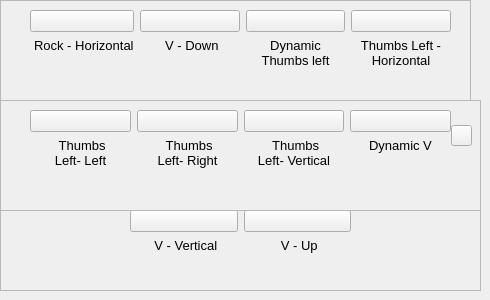
                  <widget class="QWidget" name="Dynamic_Page1">
                   <widget class="QFrame" name="frame_43">
                    <property name="geometry">
                     <rect>
                      <x>0</x>
                      <y>0</y>
                      <width>471</width>
                      <height>101</height>
                     </rect>
                    </property>
                    <property name="styleSheet">
                     <string notr="true"/>
                    </property>
                    <property name="frameShape">
                     <enum>QFrame::StyledPanel</enum>
                    </property>
                    <property name="frameShadow">
                     <enum>QFrame::Raised</enum>
                    </property>
                    <widget class="QWidget" name="layoutWidget_21">
                     <property name="geometry">
                      <rect>
                       <x>30</x>
                       <y>10</y>
                       <width>421</width>
                       <height>150</height>
                      </rect>
                     </property>
                     <layout class="QGridLayout" name="gridLayout_14">
                      <item row="0" column="3">
                       <widget class="QPushButton" name="pushButton_134">
                        <property name="text">
                         <string/>
                        </property>
                        <property name="icon">
                         <iconset resource="Resources.qrc">
                          <normaloff>:/Gestures/Icons2/Dynamic hand gestures/3_22-23.png</normaloff>:/Gestures/Icons2/Dynamic hand gestures/3_22-23.png</iconset>
                        </property>
                        <property name="iconSize">
                         <size>
                          <width>70</width>
                          <height>40</height>
                         </size>
                        </property>
                       </widget>
                      </item>
                      <item row="1" column="3">
                       <widget class="QLabel" name="label_66">
                        <property name="font">
                         <font>
                          <pointsize>10</pointsize>
                         </font>
                        </property>
                        <property name="text">
                         <string>Thumbs Left - 
Horizontal</string>
                        </property>
                        <property name="alignment">
                         <set>Qt::AlignHCenter|Qt::AlignTop</set>
                        </property>
                       </widget>
                      </item>
                      <item row="1" column="1">
                       <widget class="QLabel" name="label_64">
                        <property name="font">
                         <font>
                          <pointsize>10</pointsize>
                         </font>
                        </property>
                        <property name="text">
                         <string> V - Down</string>
                        </property>
                        <property name="alignment">
                         <set>Qt::AlignHCenter|Qt::AlignTop</set>
                        </property>
                       </widget>
                      </item>
                      <item row="1" column="2">
                       <widget class="QLabel" name="label_65">
                        <property name="font">
                         <font>
                          <pointsize>10</pointsize>
                         </font>
                        </property>
                        <property name="text">
                         <string>Dynamic
Thumbs left</string>
                        </property>
                        <property name="alignment">
                         <set>Qt::AlignHCenter|Qt::AlignTop</set>
                        </property>
                       </widget>
                      </item>
                      <item row="0" column="1">
                       <widget class="QPushButton" name="pushButton_132">
                        <property name="text">
                         <string/>
                        </property>
                        <property name="icon">
                         <iconset resource="Resources.qrc">
                          <normaloff>:/Gestures/Icons2/Dynamic hand gestures/4_29.png</normaloff>:/Gestures/Icons2/Dynamic hand gestures/4_29.png</iconset>
                        </property>
                        <property name="iconSize">
                         <size>
                          <width>70</width>
                          <height>40</height>
                         </size>
                        </property>
                       </widget>
                      </item>
                      <item row="1" column="0">
                       <widget class="QLabel" name="label_63">
                        <property name="font">
                         <font>
                          <pointsize>10</pointsize>
                         </font>
                        </property>
                        <property name="text">
                         <string> Rock - Horizontal</string>
                        </property>
                        <property name="alignment">
                         <set>Qt::AlignHCenter|Qt::AlignTop</set>
                        </property>
                       </widget>
                      </item>
                      <item row="0" column="2">
                       <widget class="QPushButton" name="pushButton_133">
                        <property name="text">
                         <string/>
                        </property>
                        <property name="icon">
                         <iconset resource="Resources.qrc">
                          <normaloff>:/Gestures/Icons2/Dynamic hand gestures/3_22-23-24-25.png</normaloff>:/Gestures/Icons2/Dynamic hand gestures/3_22-23-24-25.png</iconset>
                        </property>
                        <property name="iconSize">
                         <size>
                          <width>70</width>
                          <height>40</height>
                         </size>
                        </property>
                       </widget>
                      </item>
                      <item row="0" column="0">
                       <widget class="QPushButton" name="pushButton_131">
                        <property name="text">
                         <string/>
                        </property>
                        <property name="icon">
                         <iconset resource="Resources.qrc">
                          <normaloff>:/Gestures/Icons2/Dynamic hand gestures/2_18-19.png</normaloff>:/Gestures/Icons2/Dynamic hand gestures/2_18-19.png</iconset>
                        </property>
                        <property name="iconSize">
                         <size>
                          <width>70</width>
                          <height>50</height>
                         </size>
                        </property>
                       </widget>
                      </item>
                     </layout>
                    </widget>
                   </widget>
                   <widget class="QFrame" name="frame_44">
                    <property name="geometry">
                     <rect>
                      <x>0</x>
                      <y>210</y>
                      <width>481</width>
                      <height>81</height>
                     </rect>
                    </property>
                    <property name="styleSheet">
                     <string notr="true"/>
                    </property>
                    <property name="frameShape">
                     <enum>QFrame::StyledPanel</enum>
                    </property>
                    <property name="frameShadow">
                     <enum>QFrame::Raised</enum>
                    </property>
                    <widget class="QWidget" name="layoutWidget_22">
                     <property name="geometry">
                      <rect>
                       <x>130</x>
                       <y>0</y>
                       <width>221</width>
                       <height>101</height>
                      </rect>
                     </property>
                     <layout class="QGridLayout" name="gridLayout_15">
                      <item row="0" column="0">
                       <widget class="QPushButton" name="pushButton_135">
                        <property name="text">
                         <string/>
                        </property>
                        <property name="icon">
                         <iconset resource="Resources.qrc">
                          <normaloff>:/Gestures/Icons2/Dynamic hand gestures/4_28-29.png</normaloff>:/Gestures/Icons2/Dynamic hand gestures/4_28-29.png</iconset>
                        </property>
                        <property name="iconSize">
                         <size>
                          <width>70</width>
                          <height>45</height>
                         </size>
                        </property>
                       </widget>
                      </item>
                      <item row="0" column="1">
                       <widget class="QPushButton" name="pushButton_136">
                        <property name="text">
                         <string/>
                        </property>
                        <property name="icon">
                         <iconset resource="Resources.qrc">
                          <normaloff>:/Gestures/Icons2/Dynamic hand gestures/4_28.png</normaloff>:/Gestures/Icons2/Dynamic hand gestures/4_28.png</iconset>
                        </property>
                        <property name="iconSize">
                         <size>
                          <width>70</width>
                          <height>50</height>
                         </size>
                        </property>
                       </widget>
                      </item>
                      <item row="1" column="0">
                       <widget class="QLabel" name="label_67">
                        <property name="font">
                         <font>
                          <pointsize>10</pointsize>
                         </font>
                        </property>
                        <property name="text">
                         <string> V - Vertical</string>
                        </property>
                        <property name="alignment">
                         <set>Qt::AlignHCenter|Qt::AlignTop</set>
                        </property>
                       </widget>
                      </item>
                      <item row="1" column="1">
                       <widget class="QLabel" name="label_68">
                        <property name="font">
                         <font>
                          <pointsize>10</pointsize>
                         </font>
                        </property>
                        <property name="text">
                         <string> V - Up</string>
                        </property>
                        <property name="alignment">
                         <set>Qt::AlignHCenter|Qt::AlignTop</set>
                        </property>
                       </widget>
                      </item>
                     </layout>
                    </widget>
                   </widget>
                   <widget class="QFrame" name="frame_45">
                    <property name="geometry">
                     <rect>
                      <x>0</x>
                      <y>100</y>
                      <width>481</width>
                      <height>111</height>
                     </rect>
                    </property>
                    <property name="styleSheet">
                     <string notr="true"/>
                    </property>
                    <property name="frameShape">
                     <enum>QFrame::StyledPanel</enum>
                    </property>
                    <property name="frameShadow">
                     <enum>QFrame::Raised</enum>
                    </property>
                    <widget class="QWidget" name="layoutWidget_23">
                     <property name="geometry">
                      <rect>
                       <x>30</x>
                       <y>10</y>
                       <width>421</width>
                       <height>94</height>
                      </rect>
                     </property>
                     <layout class="QGridLayout" name="gridLayout_16">
                      <item row="0" column="0">
                       <widget class="QPushButton" name="pushButton_137">
                        <property name="text">
                         <string/>
                        </property>
                        <property name="icon">
                         <iconset resource="Resources.qrc">
                          <normaloff>:/Gestures/Icons2/Dynamic hand gestures/3_22.png</normaloff>:/Gestures/Icons2/Dynamic hand gestures/3_22.png</iconset>
                        </property>
                        <property name="iconSize">
                         <size>
                          <width>70</width>
                          <height>45</height>
                         </size>
                        </property>
                       </widget>
                      </item>
                      <item row="0" column="2">
                       <widget class="QPushButton" name="pushButton_139">
                        <property name="text">
                         <string/>
                        </property>
                        <property name="icon">
                         <iconset resource="Resources.qrc">
                          <normaloff>:/Gestures/Icons2/Dynamic hand gestures/3_24-25.png</normaloff>:/Gestures/Icons2/Dynamic hand gestures/3_24-25.png</iconset>
                        </property>
                        <property name="iconSize">
                         <size>
                          <width>70</width>
                          <height>50</height>
                         </size>
                        </property>
                       </widget>
                      </item>
                      <item row="0" column="3">
                       <widget class="QPushButton" name="pushButton_140">
                        <property name="text">
                         <string/>
                        </property>
                        <property name="icon">
                         <iconset resource="Resources.qrc">
                          <normaloff>:/Gestures/Icons2/Dynamic hand gestures/4_26-27-28-29.png</normaloff>:/Gestures/Icons2/Dynamic hand gestures/4_26-27-28-29.png</iconset>
                        </property>
                        <property name="iconSize">
                         <size>
                          <width>70</width>
                          <height>45</height>
                         </size>
                        </property>
                       </widget>
                      </item>
                      <item row="1" column="0">
                       <widget class="QLabel" name="label_69">
                        <property name="font">
                         <font>
                          <pointsize>10</pointsize>
                         </font>
                        </property>
                        <property name="text">
                         <string> Thumbs 
Left- Left</string>
                        </property>
                        <property name="alignment">
                         <set>Qt::AlignHCenter|Qt::AlignTop</set>
                        </property>
                       </widget>
                      </item>
                      <item row="1" column="1">
                       <widget class="QLabel" name="label_70">
                        <property name="font">
                         <font>
                          <pointsize>10</pointsize>
                         </font>
                        </property>
                        <property name="text">
                         <string> Thumbs 
Left- Right</string>
                        </property>
                        <property name="alignment">
                         <set>Qt::AlignHCenter|Qt::AlignTop</set>
                        </property>
                       </widget>
                      </item>
                      <item row="1" column="2">
                       <widget class="QLabel" name="label_71">
                        <property name="font">
                         <font>
                          <pointsize>10</pointsize>
                         </font>
                        </property>
                        <property name="text">
                         <string> Thumbs 
Left- Vertical</string>
                        </property>
                        <property name="alignment">
                         <set>Qt::AlignHCenter|Qt::AlignTop</set>
                        </property>
                       </widget>
                      </item>
                      <item row="1" column="3">
                       <widget class="QLabel" name="label_72">
                        <property name="font">
                         <font>
                          <pointsize>10</pointsize>
                         </font>
                        </property>
                        <property name="text">
                         <string>Dynamic V</string>
                        </property>
                        <property name="alignment">
                         <set>Qt::AlignHCenter|Qt::AlignTop</set>
                        </property>
                       </widget>
                      </item>
                      <item row="0" column="1">
                       <widget class="QPushButton" name="pushButton_138">
                        <property name="text">
                         <string/>
                        </property>
                        <property name="icon">
                         <iconset resource="Resources.qrc">
                          <normaloff>:/Gestures/Icons2/Dynamic hand gestures/3_23.png</normaloff>:/Gestures/Icons2/Dynamic hand gestures/3_23.png</iconset>
                        </property>
                        <property name="iconSize">
                         <size>
                          <width>70</width>
                          <height>50</height>
                         </size>
                        </property>
                       </widget>
                      </item>
                     </layout>
                    </widget>
                    <widget class="QPushButton" name="Next_Button">
                     <property name="geometry">
                      <rect>
                       <x>451</x>
                       <y>25</y>
                       <width>21</width>
                       <height>21</height>
                      </rect>
                     </property>
                     <property name="text">
                      <string/>
                     </property>
                     <property name="icon">
                      <iconset resource="Resources.qrc">
                       <normaloff>:/icons/Icons2/arrow-right-circle.svg</normaloff>:/icons/Icons2/arrow-right-circle.svg</iconset>
                     </property>
                     <property name="iconSize">
                      <size>
                       <width>20</width>
                       <height>20</height>
                      </size>
                     </property>
                    </widget>
                   </widget>
                  </widget>
